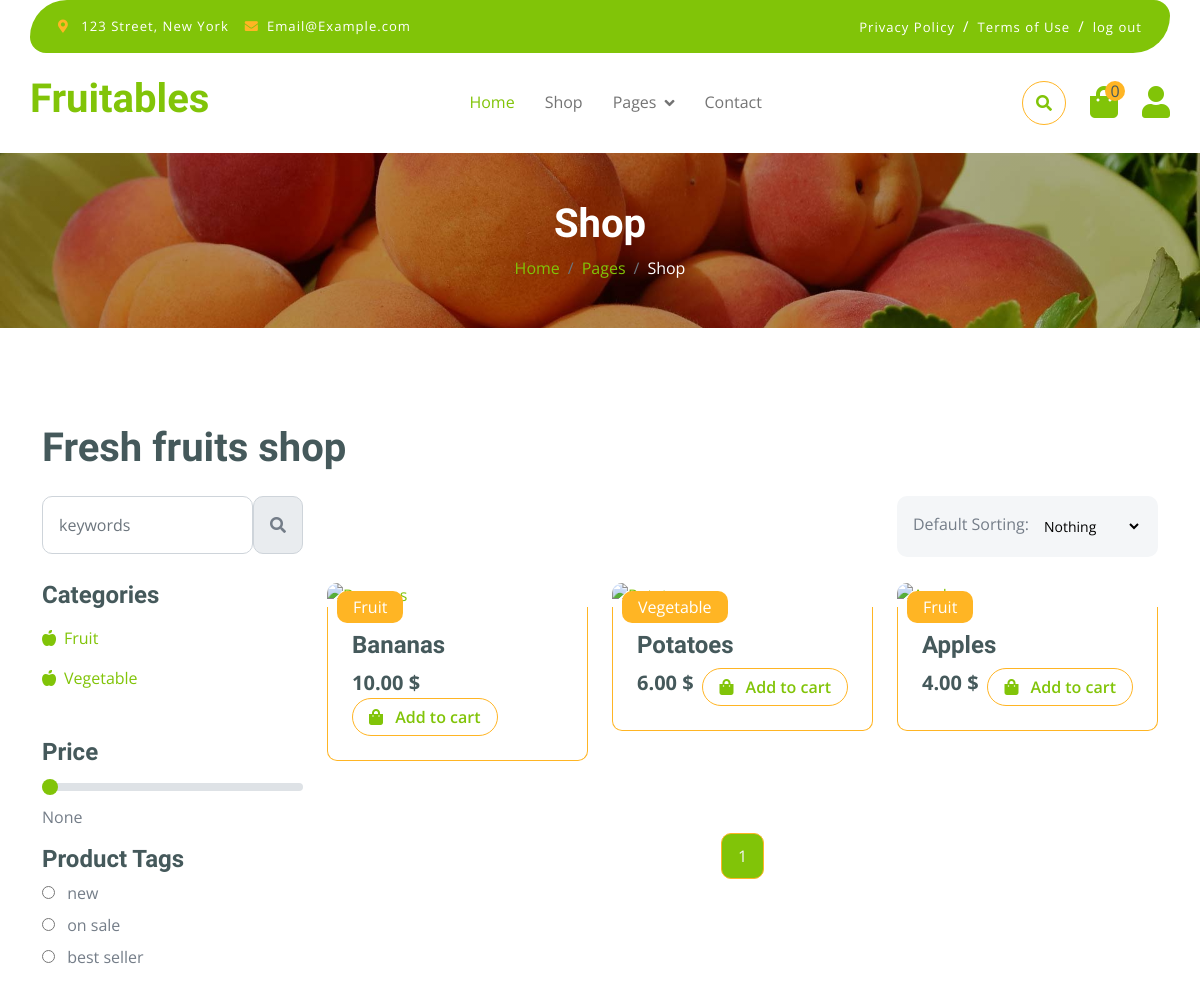
Page /store/category/ (upper part) on the earlier database version.
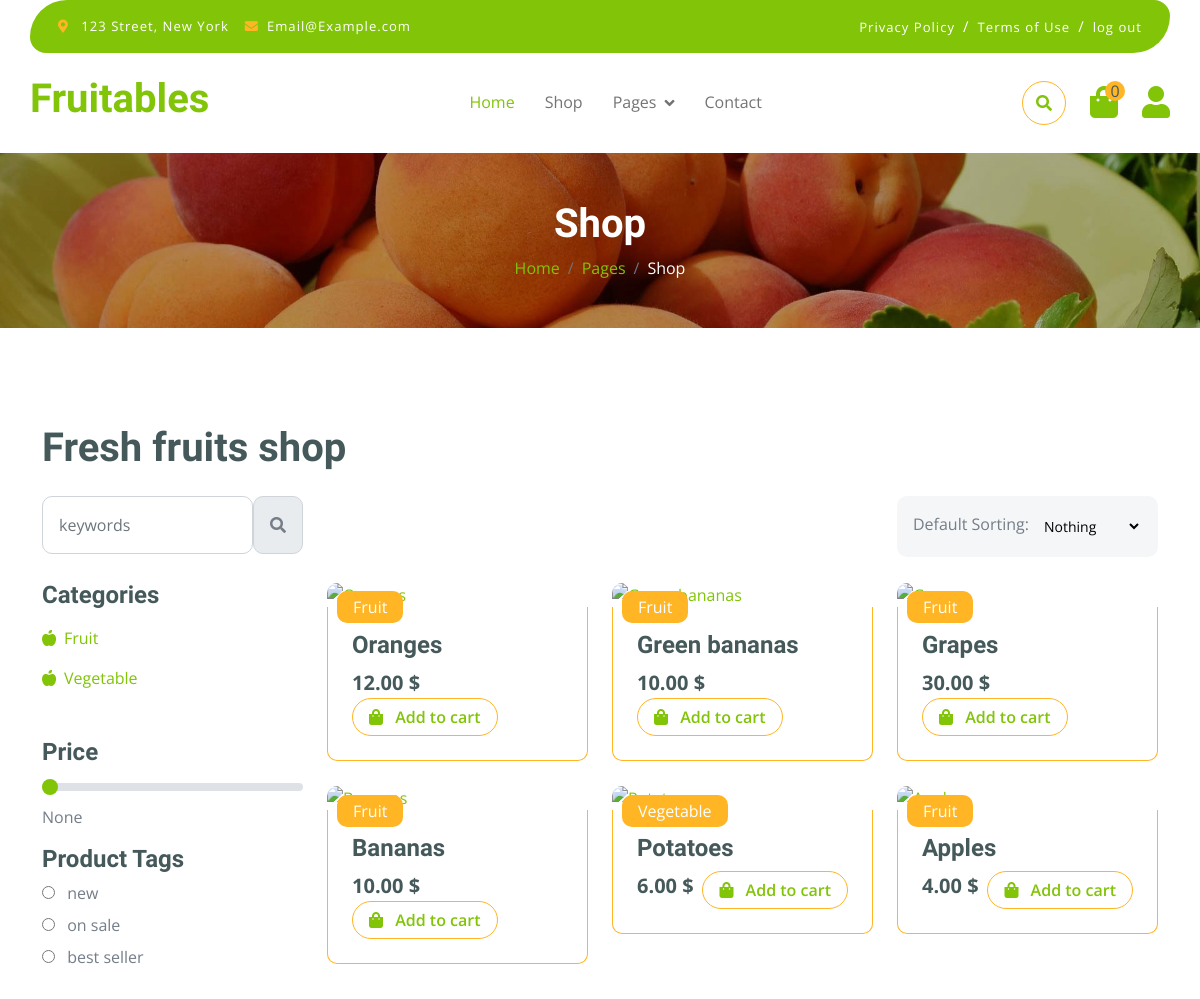
Same page on the later database version.
### store/models.py (models this page shows, shortened)
class Category(MPTTModel):
    title = models.CharField(max_length=100)
    category_id = models.AutoField(primary_key=True)
    parent = TreeForeignKey('self', on_delete=models.CASCADE, null=True, blank=True, related_name='children')
    slug = models.SlugField(unique=True)
    class MPTTMeta:
        order_insertion_by = ['title']
    class Meta:
        verbose_name = 'Category'
        verbose_name_plural = 'Categories'

class ProductTags(models.Model):
    name = models.CharField(max_length=100)
    class Meta:
        verbose_name = 'Product Tag'
        verbose_name_plural = 'Product Tags'

class Product(models.Model):
    name = models.CharField(max_length=100)
    created_at = models.DateTimeField(auto_now_add=True)
    description = models.TextField()
    price = models.DecimalField(max_digits=5, decimal_places=2)
    categories = models.ManyToManyField(Category)
    product_id = models.AutoField(primary_key=True)
    product_image = VersatileImageField('Image', upload_to="store/product_images/")
    quantity = models.IntegerField()
    is_available = models.BooleanField(default=True)
    tag = models.ManyToManyField(ProductTags)
    slug = models.SlugField(unique=True,  default=uuid.uuid1)

### store/category_view.py (the view)
# urls.py: path('category/', cache_page(60 * 10)(CategoryView.as_view()), name="category"),
class CategoryView(PaginatedListView, ProductQuerySetMixin, CategoryQuerySetMixin, FilterMixin):
    template_name = 'shop.html'
    context_object_name = 'products'
    paginate_by = 9
    category = None
    def get_queryset(self) -> QuerySet:
        queryset = self.get_base_queryset()
        category_slug = self.kwargs.get('slug')
        if category_slug:
            self.category = get_object_or_404(
                self.get_category_queryset(),
                slug=category_slug
            )
            queryset = queryset.filter(categories=self.category)
        else:
            self.category = None
        filter_params = FilterParams.from_request(self.request)
        if filter_params.query:
            queryset = self.apply_search(queryset, filter_params.query)
        queryset = self.apply_price_filter(queryset, filter_params.price)
        queryset = self.apply_tag_filter(queryset, filter_params.tag_id)
        queryset = self.apply_sorting(queryset, filter_params.sort_by)
        return queryset.distinct()
    def get_context_data(self, **kwargs) -> Dict[str, Any]:
        context = super().get_context_data(**kwargs)
        filter_params = FilterParams.from_request(self.request)
        context['category'] = self.category
        context['subcategories'] = (
            self.category.get_children() if self.category
            else self.get_category_queryset().filter(parent__isnull=True)
        )
        context.update({
            'selected_sort': filter_params.sort_by,
            'selected_price': int(
                filter_params.price) if filter_params.price and filter_params.price.isdigit() else None,
            'selected_tag_id': int(
                filter_params.tag_id) if filter_params.tag_id and filter_params.tag_id.isdigit() else None,
            'query': filter_params.query,
            'tags': ProductTags.objects.all(),
        })
        return context

### order/context_processors.py (called while the page is built)
def cart_count(request):
    if request.user.is_authenticated:
        cart = Cart.objects.filter(user=request.user).first()
        return {'cart_count': cart.count if cart else 0}
    return {'cart_count': 0}

### store/category_view.py (called while the page is built)
    @classmethod
    def from_request(cls, request) -> 'FilterParams':
        return cls(
            query=request.GET.get('q'),
            sort_by=request.GET.get('sort'),
            price=request.GET.get('price'),
            tag_id=request.GET.get('tag')
        )

    def get_base_queryset(self) -> QuerySet:
        return Product.objects.select_related(
        ).prefetch_related(
            'categories',
            'tag',
        ).filter(
            is_available=True
        )

    def get_category_queryset(self) -> QuerySet:
        return Category.objects.select_related(
            'parent'
        ).prefetch_related(
            'children'
        )

    def apply_price_filter(self, queryset: QuerySet, price: Optional[int]) -> QuerySet:
        if price and price.isdigit():
            return queryset.filter(price__lte=int(price))
        return queryset

### store/context_processors.py (called while the page is built)
def product_tags(request):
    tags = ProductTags.objects.all()
    return {'product_tags': tags}

### store/templates/shop.html (shortened to what the changed rows need)
{% extends 'base.html' %}
{% load static %}
{% block header_title %}
Shop
{% endblock %}
{% block content %}
        <div class="container-fluid fruite py-5">
            <div class="container py-5">
                <h1 class="mb-4">Fresh fruits shop</h1>
                <div class="row g-4">
                    <div class="col-lg-12">
                        <div class="row g-4">
                            <div class="col-lg-3">
                                <div class="row g-4">
                                    <div class="col-lg-12">
                                        <div class="mb-3">
                                            <ul class="list-unstyled fruite-categorie">
                                                {% for sub_category in subcategories %}
                                                <li>
                                                    <div class="d-flex justify-content-between fruite-name">
                                                        <a href="{% url 'store:category' sub_category.slug %}"><i class="fas fa-apple-alt me-2"></i>{{sub_category.title}}</a>
                                                    </div>
                                                </li>
                                                {% endfor %}
                                            </ul>
                                        </div>
                                    </div>
                                     <form method="GET" action="">
                                    <div class="col-lg-12">
                                        <div class="mb-3">
                                             {% for tag in product_tags %}
                                             <div class="mb-2">
                                                <input
                                                    type="radio"
                                                    class="me-2"
                                                    id="Categories-{{ tag.id }}"
                                                    name="tag"
                                                    value="{{ tag.id }}"
                                                >
                                                <label for="Categories-{{ tag.id }}"> {{ tag.name }}</label>
                                            </div>
                                        {% empty %}
                                            <p>No tags available</p>
                                        {% endfor %}
                                        </div>
                                    </div>
                                     </form>
                                </div>
                            </div>
                            <div class="col-lg-9">
                                <div class="row g-4 justify-content-center">
                                    {% for product in products %}
                                    <div class="col-md-6 col-lg-6 col-xl-4">
                                        <div class="rounded position-relative fruite-item">
                                            <a href="{% url 'store:product' product.slug %}">
                                                <div class="fruite-img">
                                                </div>
                                            </a>
                                             <div class="text-white bg-secondary px-3 py-1 rounded position-absolute" style="top: 10px; left: 10px;">
                                                {% for category in product.categories.all %}
                                                    {% with parent_category=category.get_parents|last %}
                                                        {% if parent_category %}
                                                            {{ parent_category.title }}
                                                        {% else %}
                                                            {{ category.title }}
                                                        {% endif %}
                                                    {% endwith %}
                                                {% endfor %}
                                            </div>
                                            <div class="p-4 border border-secondary border-top-0 rounded-bottom">
                                                <h4>{{ product.name }}</h4>
                                                <div class="d-flex justify-content-between flex-lg-wrap">
                                                    <p class="text-dark fs-5 fw-bold mb-0">{{ product.price }} $</p>
                                                    {% if product.quantity > 0 %}
                                                    <form method="post" action="{% url 'order_app:add-to-cart' product.product_id %}">
                                                        <button  class="btn border border-secondary rounded-pill px-3 text-primary">
                                                            <i class="fa fa-shopping-bag me-2 text-primary"></i> Add to cart </button>
                                                    </form>
                                                    {% else %}
                                                        <button class="btn border border-secondary rounded-pill px-3 text-secondary" disabled>
                                                            <i class="fa fa-shopping-bag me-2"></i> Out of stock
                                                        </button>
                                                    {% endif %}
                                                </div>
                                            </div>
                                        </div>
                                    </div>
                                    {% empty %}
                                    <p>No products found.</p>
                                    {% endfor %}
                                    <div class="col-12">
    <div class="pagination d-flex justify-content-center mt-5">
    {% for page_num in page_range %}
        {% if page_num == page_obj.number %}
            <a href="?page={{ page_num }}{{ query_params }}" class="active rounded">{{ page_num }}</a>
        {% endif %}
    {% endfor %}
</div>
</div>
                                </div>
                            </div>
                        </div>
                    </div>
                </div>
            </div>
        </div>
{% endblock %}

Differences in the rows shown:
added Product: name "Oranges", price "12.00", quantity 23 (drawn), Category (title "Fruit")
added Product: name "Green bananas", price "10.00", quantity 150 (drawn), Category (title "Fruit")
added Product: name "Grapes", price "30.00", quantity 20 (drawn), Category (title "Fruit")
Other differences:
list line gone: "1"
